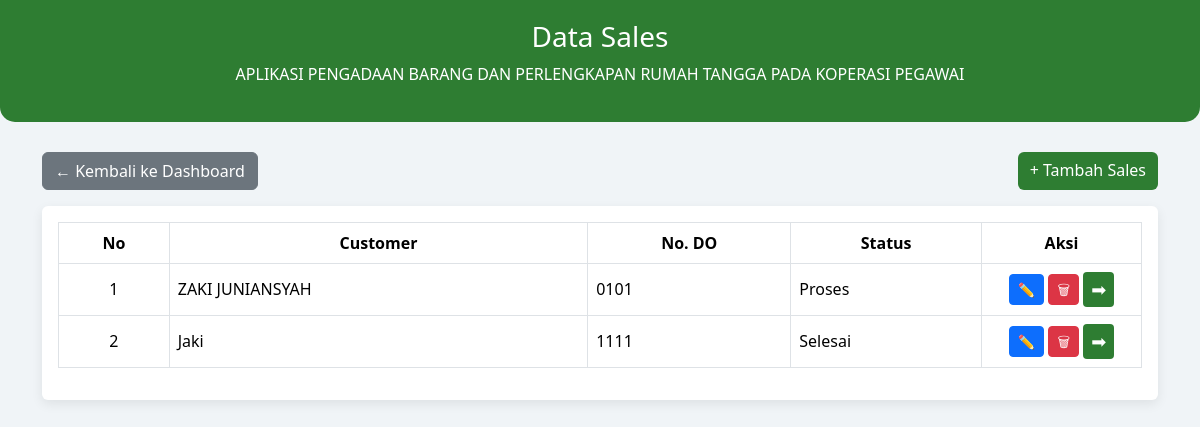
The page /sales.php on the database its author committed.
### tables this page shows
CREATE TABLE `sales` (
  `id_sales` int NOT NULL,
  `id_customer` int NOT NULL,
  `do_number` varchar(50) DEFAULT NULL,
  `status` enum('Pending','Proses','Selesai') DEFAULT 'Pending'
);

CREATE TABLE `customer` (
  `id` int NOT NULL,
  `nama` varchar(255) NOT NULL,
  `alamat` varchar(255) NOT NULL,
  `telpon` varchar(30) DEFAULT NULL,
  `email` varchar(255) NOT NULL
);

### koneksi.php (called while the page is built, shortened)
<?php
$koneksi = mysqli_connect("localhost", "root", "", "ujikom");
function query($query)
{
    global $koneksi;
    $result = mysqli_query($koneksi, $query);
    $rows = [];
    while ($row = mysqli_fetch_assoc($result)) {
        $rows[] = $row;
    }
    return $rows;
}

### sales.php (the view, shortened to what this page needs)
<?php
require 'koneksi.php';
$sales = query("SELECT sales.id_sales, customer.nama AS nama_customer, sales.do_number, sales.status
                FROM sales
                JOIN customer ON sales.id_customer = customer.id");
?>
<!doctype html>
<html lang="id">
<head>
  <link href="https://cdn.jsdelivr.net/npm/bootstrap@5.3.2/dist/css/bootstrap.min.css" rel="stylesheet">
</head>
<body>
<div class="header">
  <h3>Data Sales</h3>
  <p>APLIKASI PENGADAAN BARANG DAN PERLENGKAPAN RUMAH TANGGA PADA KOPERASI PEGAWAI</p>
</div>
<div class="container mb-5">
  <div class="d-flex justify-content-between mb-3">
    <a href="dashboard.php" class="btn btn-secondary">← Kembali ke Dashboard</a>
    <a href="tambahSales.php" class="btn btn-success">+ Tambah Sales</a>
  </div>
  <div class="card p-3">
    <div class="table-responsive">
      <table class="table table-bordered table-hover align-middle">
        <thead>
          <tr class="text-center">
            <th>No</th>
            <th>Customer</th>
            <th>No. DO</th>
            <th>Status</th>
            <th width="160">Aksi</th>
          </tr>
        </thead>
        <tbody>
          <?php if(!empty($sales)): ?>
            <?php $i=1; foreach ($sales as $s): ?>
              <tr>
                <td class="text-center"><?= $i++; ?></td>
                <td><?= htmlspecialchars($s['nama_customer']); ?></td>
                <td><?= htmlspecialchars($s['do_number']); ?></td>
                <td><?= htmlspecialchars($s['status']); ?></td>
                <td class="text-center">
                  <a href="ubahSales.php?id=<?= $s['id_sales']; ?>" class="btn btn-sm btn-primary">✏️</a>
                  <a href="hapusSales.php?id=<?= $s['id_sales']; ?>" class="btn btn-sm btn-danger" onclick="return confirm('Yakin hapus data?')">🗑</a>
                  <a href="detailSales.php?id=<?= $s['id_sales']; ?>" class="btn btn-sm btn-success arrow-btn">➡</a>
                </td>
              </tr>
            <?php endforeach; ?>
          <?php else: ?>
              <tr><td colspan="5" class="text-center text-muted">Belum ada data sales</td></tr>
          <?php endif; ?>
        </tbody>
      </table>
    </div>
  </div>
</div>
</body>
</html>

### sales.php (style rules this page uses)
body { background:#f0f4f7;font-family:'Segoe UI',sans-serif; }
.header { background:#2e7d32;color:#fff;padding:20px;text-align:center;border-radius:0 0 15px 15px;margin-bottom:30px; }
.card { border:none;box-shadow:0 4px 12px rgba(0,0,0,0.08); }
.btn-success { background:#2e7d32;border:none; }
.table thead { background:#2e7d32;color:#fff; }
.arrow-btn { font-size:18px; }

### rows shown on the page
sales: id_customer.nama "ZAKI JUNIANSYAH", do_number "0101", status "Proses"
sales: id_customer.nama "Jaki", do_number "1111", status "Selesai"
